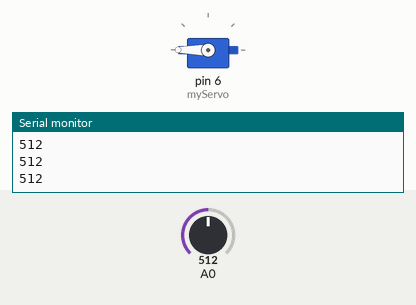
Bench run of a sketch on a simulated Arduino Uno, built with avr-gcc and run on an emulated ATmega328P. Parts: servo, the last lines printed to the serial monitor. Inputs (shaded band) come from the test bench; at power-on: A0 = 512.

Above: at 1.2 s.
1.3 s: A0 set to 105
2.8 s: A0 set to 95
At 4.1 s:
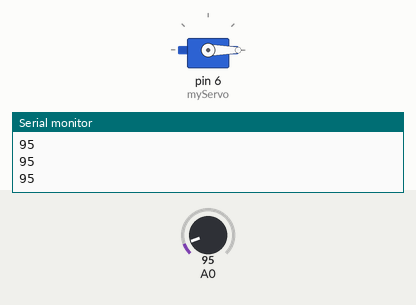
4.6 s: A0 set to 122
At 4.98 s:
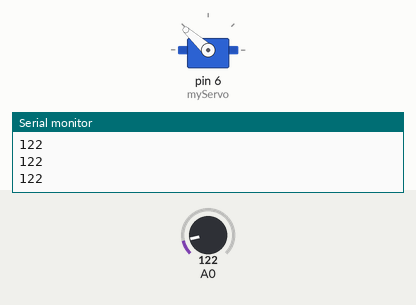
6.5 s: A0 set to 90
At 6.65 s:
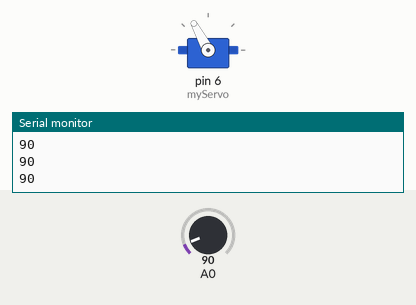
8.3 s: A0 set to 110
At 8.45 s:
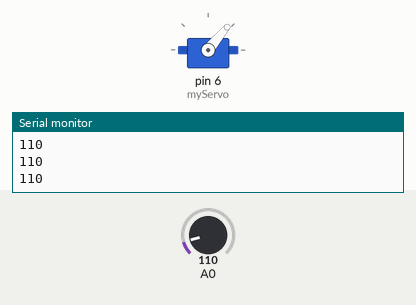
Timing chart, 0 to 11.2 s (numbered marks = the images above; inputs shaded):
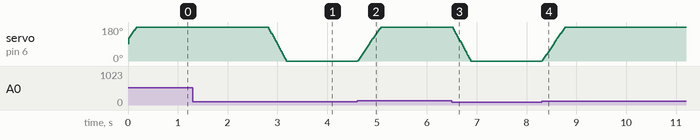

Measured:
- the behaviour switches between 100 and 99 on A0 (found by bisection; images 0 and 1)
- after the input at 2.8 s, servo on pin 6 (myServo): moves from 180° to 0° over 0.37 s, starting at once
- after the input at 4.6 s, servo on pin 6 (myServo): moves from 0° to 180° over 0.46 s, starting at once
- after the input at 6.5 s, servo on pin 6 (myServo): moves from 180° to 0° over 0.37 s, starting at once
- after the input at 8.3 s, servo on pin 6 (myServo): moves from 0° to 180° over 0.46 s, starting at once

The sketch:

17.2.ino
```cpp
#include <Servo.h>

#define POT_MAX_ANGLE 180.0
#define LIGHT_TARGET 100
#define SERVO_STEP 2
#define DELAY_TIME 10

Servo myServo;

void setup() {
  Serial.begin(9600);
  myServo.attach(6);
}

void loop() {
  int lightLevel = analogRead(A0);
  int currentAngle = myServo.read();

  Serial.println(lightLevel);
  if (lightLevel < LIGHT_TARGET) {
    currentAngle = constrain(currentAngle - SERVO_STEP, 0, POT_MAX_ANGLE);
  } else if (lightLevel > LIGHT_TARGET) {
    currentAngle = constrain(currentAngle + SERVO_STEP, 0, POT_MAX_ANGLE);
  }

  myServo.write(currentAngle);
}
```
